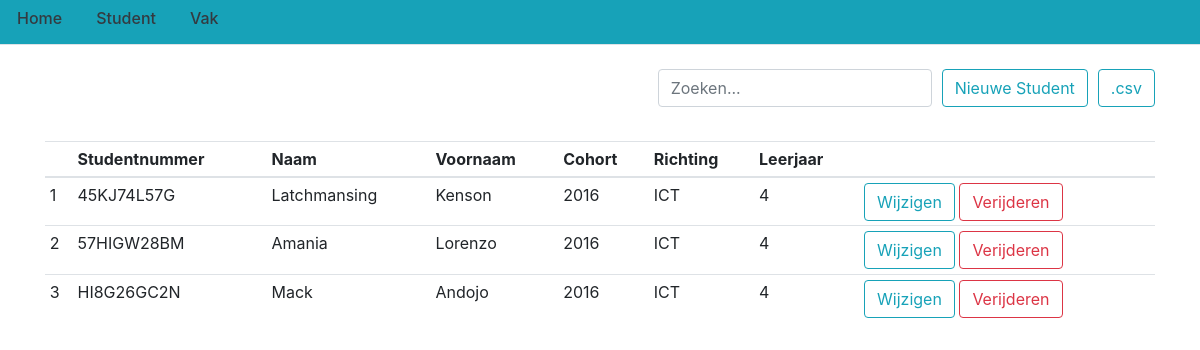
Before: /studenten with the older database file.
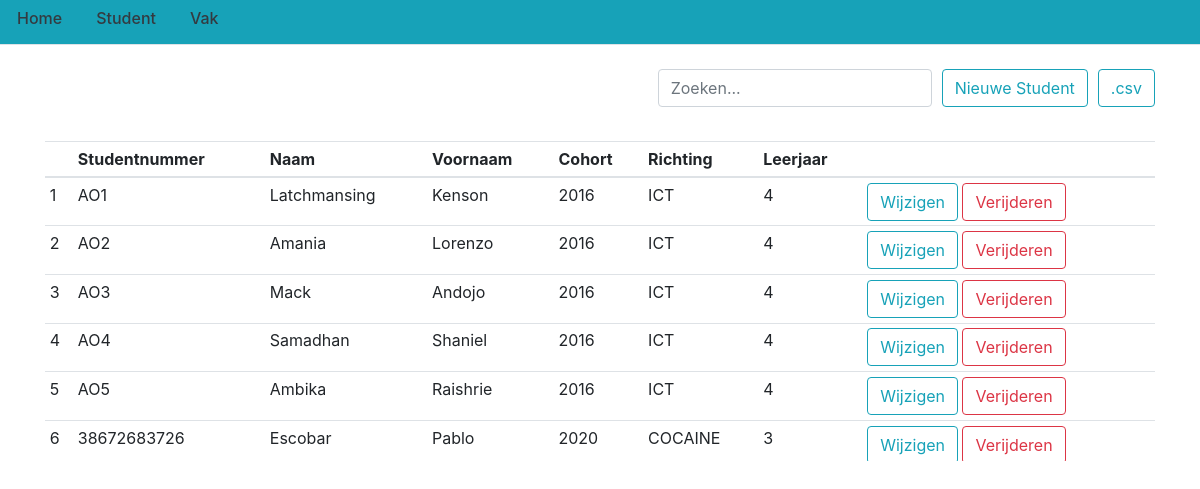
After: the same page with the newer database file.
### flasklog/models.py (models this page shows, shortened)
class Student(db.Model):
    student_id = db.Column(db.Integer(), primary_key=True)
    naam = db.Column(db.String(225), nullable=False)
    voornaam = db.Column(db.String(225), nullable=False)
    studentnummer = db.Column(db.String(225), unique=True, nullable=False)
    richting = db.Column(db.String(225), nullable=False)
    cohort = db.Column(db.Integer(), nullable=False)
    leerjaar = db.Column(db.String(30), nullable=False)
    presentie = db.relationship('Presentie', backref='student', lazy=True)

### flasklog/routes.py (the view)
@app.route('/studenten', methods=['GET', 'POST'])
def studenten():
    student = Student.query.all()
    return render_template('studenten.html', title='Studenten', posts=student)

### flasklog/templates/studenten.html (shortened to what this page needs)
{% extends "layout.html" %}
{% block content %}
<br>
<div>
    <div class="float-right">
        <a href="{{ url_for('export') }}">
            <button type="button" class="btn btn-outline-info">.csv</button>
        </a>
    </div>
    <div class="float-right" style="margin-right:10px;">
        <a href="{{ url_for('nieuwe_student') }}">
            <button type="button" class="btn btn-outline-info">Nieuwe Student</button>
        </a>
    </div>
    <div class="float-right" style="margin-right:10px;">
        <input type="search" class="form-control" id="search" placeholder="Zoeken..." onkeyup="searchFunctionRep()">
    </div>
</div>
<br>
<br>
<br>
<div style="height: 20em; overflow: auto;">
    <table id="tbl_student" class="table table-sm">
        <thead>
            <tr>
                <th scope="col"></th>
                <th scope="col">Studentnummer</th>
                <th scope="col">Naam</th>
                <th scope="col">Voornaam</th>
                <th scope="col">Cohort</th>
                <th scope="col">Richting</th>
                <th scope="col">Leerjaar</th>
                <th scope="col"></th>
            </tr>
        </thead>
        <tbody>
            {% for student in posts %}
            <tr>
                <td>{{ student.student_id }}</td>
                <td>{{ student.studentnummer }}</td>
                <td>{{ student.naam }}</td>
                <td>{{ student.voornaam }}</td>
                <td>{{ student.cohort }}</td>
                <td>{{ student.richting }}</td>
                <td>{{ student.leerjaar }}</td>
                <td>
                    <a href="{{ url_for('student', id=student.student_id) }}">
                        <button type="button" class="btn btn-outline-info">Wijzigen</button>
                    </a>
                    <a href="{{ url_for('verwijder_student', id=student.student_id) }}">
                        <button type="button" class="btn btn-outline-danger">Verijderen</button>
                    </a>
                </td>
            </tr>
            {% endfor %}
        </tbody>
    </table>
</div>
{% endblock content%}

### flasklog/templates/layout.html (shortened to what this page needs)
<!DOCTYPE html>
<html>
<head>
    <link rel="stylesheet" href="https://stackpath.bootstrapcdn.com/bootstrap/4.3.1/css/bootstrap.min.css"
>
</head>
<body>
    <header>
        <div class="nav_bar, bg-info text-white">
            <ul class="nav nav-tabs">
                <li class="nav-item">
                    <a class="nav-link" href="{{ url_for('home') }}">
                        <h6 class="text-dark">Home</h6>
                    </a>
                </li>
                <li class="nav-item">
                    <a class="nav-link" href="{{ url_for('studenten') }}">
                        <h6 class="text-dark">Student</h6>
                    </a>
                </li>
                <li class="nav-item">
                    <a class="nav-link" href="{{ url_for('vakken') }}">
                        <h6 class="text-dark">Vak</h6>
                    </a>
                </li>
            </ul>
        </div>
    </header>
    <div class="container">
        {% block content %}
        {% endblock %}
    </div>
</body>
</html>

### flasklog/templates/layout.html (style rules this page uses)
body { visibility: hidden; }

Changed rows visible on the page:
changed Student "Latchmansing": studentnummer "45KJ74L57G" → "AO1"
changed Student "Amania": studentnummer "57HIGW28BM" → "AO2"
changed Student "Mack": studentnummer "HI8G26GC2N" → "AO3"
added Student: student_id "4", studentnummer "AO4", naam "Samadhan", voornaam "Shaniel", cohort "2016", richting "ICT", leerjaar "4"
added Student: student_id "5", studentnummer "AO5", naam "Ambika", voornaam "Raishrie", cohort "2016", richting "ICT", leerjaar "4"
added Student: student_id "6", studentnummer "38672683726", naam "Escobar", voornaam "Pablo", cohort "2020", richting "COCAINE", leerjaar "3"
